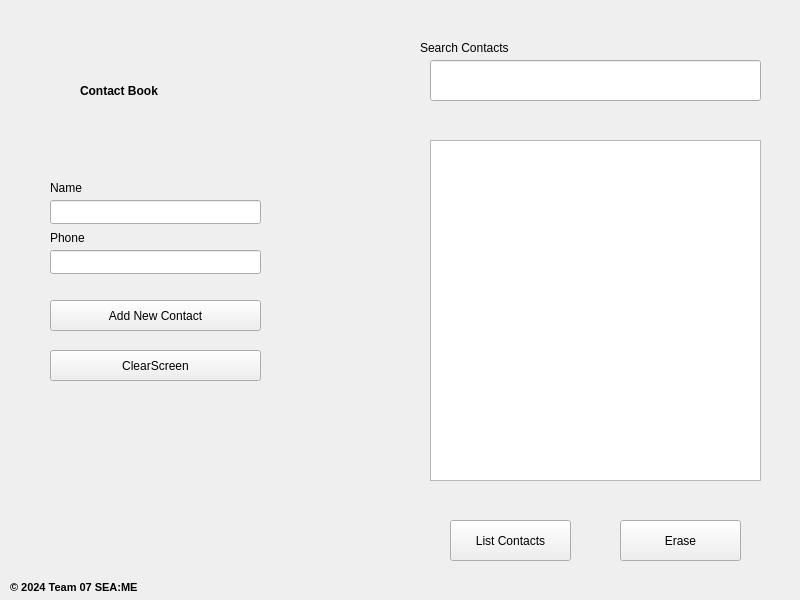
<?xml version="1.0" encoding="UTF-8"?>
<ui version="4.0">
 <class>Phonebook</class>
 <widget class="QMainWindow" name="Phonebook">
  <property name="geometry">
   <rect>
    <x>0</x>
    <y>0</y>
    <width>800</width>
    <height>600</height>
   </rect>
  </property>
  <property name="windowTitle">
   <string>Phonebook</string>
  </property>
  <property name="autoFillBackground">
   <bool>true</bool>
  </property>
  <property name="iconSize">
   <size>
    <width>30</width>
    <height>30</height>
   </size>
  </property>
  <widget class="QWidget" name="centralwidget">
   <widget class="QLineEdit" name="searchLineEdit">
    <property name="geometry">
     <rect>
      <x>430</x>
      <y>60</y>
      <width>331</width>
      <height>41</height>
     </rect>
    </property>
   </widget>
   <widget class="QLabel" name="searchLabel">
    <property name="geometry">
     <rect>
      <x>420</x>
      <y>40</y>
      <width>111</width>
      <height>16</height>
     </rect>
    </property>
    <property name="font">
     <font>
      <family>Arial</family>
     </font>
    </property>
    <property name="text">
     <string>Search Contacts</string>
    </property>
   </widget>
   <widget class="QLabel" name="nameLabel">
    <property name="geometry">
     <rect>
      <x>50</x>
      <y>180</y>
      <width>49</width>
      <height>16</height>
     </rect>
    </property>
    <property name="text">
     <string>Name</string>
    </property>
   </widget>
   <widget class="QLineEdit" name="nameLineEdit">
    <property name="geometry">
     <rect>
      <x>50</x>
      <y>200</y>
      <width>211</width>
      <height>24</height>
     </rect>
    </property>
   </widget>
   <widget class="QLabel" name="phoneLabel">
    <property name="geometry">
     <rect>
      <x>50</x>
      <y>230</y>
      <width>49</width>
      <height>16</height>
     </rect>
    </property>
    <property name="text">
     <string>Phone</string>
    </property>
   </widget>
   <widget class="QLineEdit" name="phoneLineEdit">
    <property name="geometry">
     <rect>
      <x>50</x>
      <y>250</y>
      <width>211</width>
      <height>24</height>
     </rect>
    </property>
   </widget>
   <widget class="QPushButton" name="addContactButton">
    <property name="geometry">
     <rect>
      <x>50</x>
      <y>300</y>
      <width>211</width>
      <height>31</height>
     </rect>
    </property>
    <property name="text">
     <string>Add New Contact</string>
    </property>
   </widget>
   <widget class="QLabel" name="appNameLabel">
    <property name="geometry">
     <rect>
      <x>80</x>
      <y>50</y>
      <width>171</width>
      <height>81</height>
     </rect>
    </property>
    <property name="font">
     <font>
      <family>Arial</family>
      <bold>true</bold>
     </font>
    </property>
    <property name="text">
     <string>Contact Book</string>
    </property>
   </widget>
   <widget class="QPushButton" name="showAllContactsButton">
    <property name="geometry">
     <rect>
      <x>450</x>
      <y>520</y>
      <width>121</width>
      <height>41</height>
     </rect>
    </property>
    <property name="text">
     <string>List Contacts</string>
    </property>
   </widget>
   <widget class="QPushButton" name="eraseButton">
    <property name="geometry">
     <rect>
      <x>620</x>
      <y>520</y>
      <width>121</width>
      <height>41</height>
     </rect>
    </property>
    <property name="text">
     <string>Erase</string>
    </property>
   </widget>
   <widget class="QListWidget" name="contactListWidget">
    <property name="geometry">
     <rect>
      <x>430</x>
      <y>140</y>
      <width>331</width>
      <height>341</height>
     </rect>
    </property>
   </widget>
   <widget class="QPushButton" name="clearListButton">
    <property name="geometry">
     <rect>
      <x>50</x>
      <y>350</y>
      <width>211</width>
      <height>31</height>
     </rect>
    </property>
    <property name="text">
     <string>ClearScreen</string>
    </property>
   </widget>
   <widget class="QLabel" name="label_2">
    <property name="geometry">
     <rect>
      <x>10</x>
      <y>580</y>
      <width>251</width>
      <height>16</height>
     </rect>
    </property>
    <property name="font">
     <font>
      <family>Arial</family>
      <pointsize>8</pointsize>
      <bold>true</bold>
     </font>
    </property>
    <property name="text">
     <string>&lt;html&gt;
    &lt;body&gt;
        &lt;p&gt;&amp;copy; 2024 Team 07 SEA:ME&lt;/p&gt;
    &lt;/body&gt;
&lt;/html&gt;</string>
    </property>
   </widget>
  </widget>
 </widget>
 <resources/>
 <connections/>
</ui>
